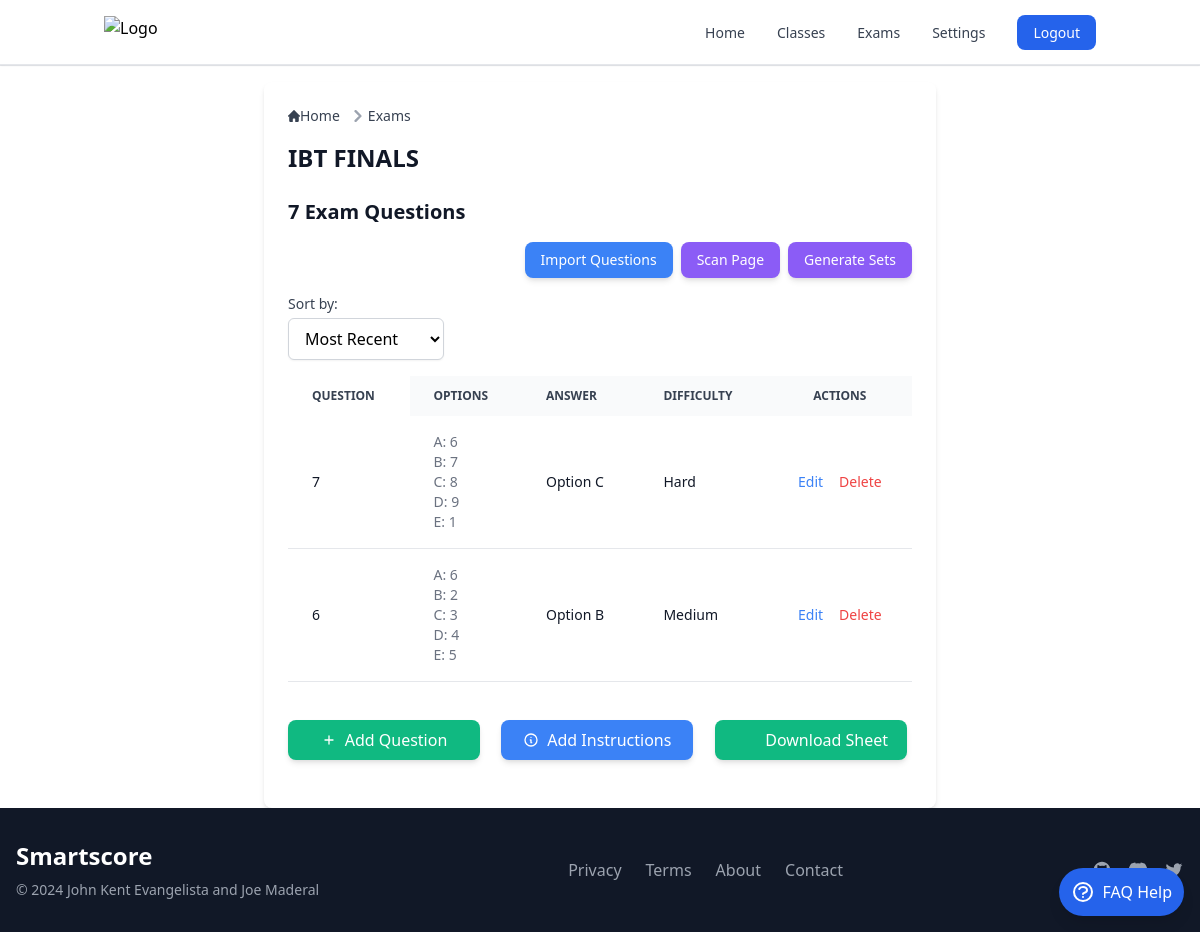
Screenshot of /exams/23/ (signed in) with the database file from the repository.
### smartscoreapp/models.py (models this page shows, shortened)
class Exam(models.Model):
    exam_id = models.CharField(max_length=3, unique=True, editable=False)
    name = models.CharField(max_length=50)
    class_assigned = models.ForeignKey(Class, related_name='exams', on_delete=models.SET_NULL, null=True)  # Set to NULL on class deletion
    questions = models.ManyToManyField(Question, related_name='exams')
    set_id = models.CharField(max_length=6, unique=True, blank=True)
    instructions = models.TextField(blank=True, null=True)
    time_limit = models.IntegerField(null=True, blank=True)

class Question(models.Model):
    ANSWER_CHOICES = [
        ('A', 'Option A'),
        ('B', 'Option B'),
        ('C', 'Option C'),
        ('D', 'Option D'),
        ('E', 'Option E'),
    ]
    DIFFICULTY_CHOICES = [
        ('Easy', 'Easy'),
        ('Medium', 'Medium'),
        ('Hard', 'Hard'),
    ]
    question_text = models.CharField(max_length=255)
    option_a = models.CharField(max_length=255)
    option_b = models.CharField(max_length=255)
    option_c = models.CharField(max_length=255, blank=True, null=True)  # Optional
    option_d = models.CharField(max_length=255, blank=True, null=True)  # Optional
    option_e = models.CharField(max_length=255, blank=True, null=True)  # Optional
    answer = models.CharField(max_length=1, choices=ANSWER_CHOICES, default='A')  # Default answer A
    difficulty = models.CharField(max_length=6, choices=DIFFICULTY_CHOICES)  # Difficulty level
    class Meta:
        ordering = ['difficulty']

### smartscoreapp/views.py (the view, shortened to what this page needs)
# urls.py: path('exams/<int:exam_id>/', exam_detail_view, name='exam_detail'),
@login_required
def exam_detail_view(request, exam_id):
    exam = get_object_or_404(Exam, id=exam_id)
    available_exams = Exam.objects.exclude(id=exam_id)  # Other exams to copy questions from
    current_class = exam.class_assigned
    sort_by = request.GET.get('sort_by', 'most_recent')
    questions = exam.questions.all()  # Questions already added to the current exam
    if sort_by == 'difficulty':
        questions = sorted(questions, key=lambda q: ('Easy', 'Medium', 'Hard').index(q.difficulty))
    elif sort_by == 'most_recent':
        questions = questions.order_by('-id')  # Assuming that ID corresponds to the creation time
    return render(request, 'exam_detail.html', {
        'exam': exam,
        'current_class': current_class,
        'questions': questions,
        'available_exams': available_exams,
        'sort_by': sort_by  # Pass the sort option to the template
    })

### templates/exams/exam_detail.html (shortened to what this page needs)
{% extends "base.html" %}
{% block content %}
<div class="max-w-2xl mx-auto p-6 bg-white shadow-md rounded-lg">
  <nav class="flex mb-4" aria-label="Breadcrumb">
    <ol class="inline-flex items-center space-x-1 md:space-x-2 rtl:space-x-reverse">
      <li class="inline-flex items-center">
        <a href="{% url 'index' %}" class="inline-flex items-center text-sm font-medium text-gray-700 hover:text-blue-600 dark:text-gray-400 dark:hover:text-white">
          Home
        </a>
      </li>
      <li class="flex items-center">
        <svg class="rtl:rotate-180 w-3 h-3 text-gray-400 mx-1" aria-hidden="true" xmlns="http://www.w3.org/2000/svg" fill="none" viewBox="0 0 6 10">
          <path stroke="currentColor" stroke-linecap="round" stroke-linejoin="round" stroke-width="2" d="m1 9 4-4-4-4"/>
        </svg>
        <a href="{% url 'exams' %}" class="text-sm font-medium text-gray-700 hover:text-blue-600 dark:text-gray-400 dark:hover:text-white">Exams</a>
      </li>
    </ol>
  </nav>
  <div class="mb-6 flex items-center cursor-pointer">
    <h1 class="text-2xl font-semibold text-gray-900 dark:text-white">{{ exam.name }}</h1>
  </div>
  <h2 class="text-xl font-semibold text-gray-900 dark:text-white mb-4">
    {{ exam.questions.count }} Exam Questions
  </h2>
<div class="mb-4 flex flex-wrap justify-end space-x-2">
  <a href="{% url 'select_questions' exam.id %}" class="text-sm text-white bg-blue-500 hover:bg-blue-600 px-4 py-2 rounded-lg shadow-md transition duration-200 transform hover:scale-105 focus:outline-none focus:ring-2 focus:ring-blue-300 focus:ring-opacity-50">Import Questions</a>
  <a href="{% url 'scan_page' current_class.id exam.id %}" class="text-sm text-white bg-purple-500 hover:bg-purple-600 px-4 py-2 rounded-lg shadow-md transition duration-200 transform hover:scale-105 focus:outline-none focus:ring-2 focus:ring-purple-300 focus:ring-opacity-50">Scan Page</a>
  <a href="{% url 'generate_sets' current_class.id exam.id %}" class="text-sm text-white bg-purple-500 hover:bg-purple-600 px-4 py-2 rounded-lg shadow-md transition duration-200 transform hover:scale-105 focus:outline-none focus:ring-2 focus:ring-purple-300 focus:ring-opacity-50">Generate Sets</a>
</div>
<div class="mb-4">
  <label for="sort-by" class="block text-sm font-medium text-gray-700 dark:text-gray-300">Sort by:</label>
  <select id="sort-by" name="sort_by" class="mt-1 block w-1/4 px-3 py-2 border border-gray-300 bg-white dark:bg-gray-700 dark:border-gray-600 rounded-md shadow-sm focus:outline-none focus:ring-blue-500 focus:border-blue-500 dark:text-gray-300"
    onchange="location = this.value;">
    <option value="?sort_by=most_recent" {% if sort_by == 'most_recent' %}selected{% endif %}>Most Recent</option>
  </select>
</div>
<div class="relative overflow-x-auto max-h-80 mb-6">
  <table class="min-w-full text-sm text-left text-gray-500 dark:text-gray-400">
    <thead class="text-xs text-gray-700 uppercase bg-gray-50 dark:bg-gray-700 dark:text-gray-400">
      <tr>
        <th scope="col" class="px-6 py-3 sticky left-0 bg-white dark:bg-gray-800 z-10">
          Question
        </th>
        <th scope="col" class="px-6 py-3">Options</th>
        <th scope="col" class="px-6 py-3">Answer</th>
        <th scope="col" class="px-6 py-3">Difficulty</th>
        <th scope="col" class="px-6 py-3 text-center">Actions</th>
      </tr>
    </thead>
    <tbody>
      {% for question in questions %}
        <tr class="bg-white border-b dark:bg-gray-800 dark:border-gray-700">
          <td class="px-6 py-4 font-medium text-gray-900 dark:text-white sticky left-0 bg-white dark:bg-gray-800">
            {{ question.question_text }}
          </td>
          <td class="px-6 py-4">
            <ul>
              {% if question.option_a %}
                <li>A: {{ question.option_a }}</li>
              {% endif %}
              {% if question.option_b %}
                <li>B: {{ question.option_b }}</li>
              {% endif %}
              {% if question.option_c %}
                <li>C: {{ question.option_c }}</li>
              {% endif %}
              {% if question.option_d %}
                <li>D: {{ question.option_d }}</li>
              {% endif %}
              {% if question.option_e %}
                <li>E: {{ question.option_e }}</li>
              {% endif %}
            </ul>
          </td>
          <td class="px-6 py-4 text-gray-900 dark:text-white">{{ question.get_answer_display }}</td>
          <td class="px-6 py-4 text-gray-900 dark:text-white">{{ question.difficulty }}</td>
          <td class="px-6 py-4">
            <div class="flex justify-center gap-4">
              <button class="text-blue-500 hover:text-blue-600 dark:text-blue-400 dark:hover:text-blue"
    onclick="openEditQuestionModal(
        '{{ question.id }}',
        '{{ question.question_text|escapejs }}',
        '{{ question.option_a|escapejs }}',
        '{{ question.option_b|escapejs }}',
        '{{ question.option_c|escapejs }}',
        '{{ question.option_d|escapejs }}',
        '{{ question.option_e|escapejs }}',
        '{{ question.difficulty }}',
        '{{ question.answer }}'
    )">
    Edit
</button>
            <button class="text-red-500 hover:text-red-600 dark:text-red-400 dark:hover:text-red-500"
              onclick="openDeleteQuestionModal('{{ question.id }}', '{{ question.question_text }}')">Delete</button>
            </td>
        </tr>
      {% empty %}
        <tr class="bg-white border-b dark:bg-gray-800 dark:border-gray-700">
          <td colspan="5" class="px-6 py-4 text-center text-gray-500 dark:text-gray-400">No questions added yet.</td>
        </tr>
      {% endfor %}
    </tbody>
  </table>
</div>
<div class="grid grid-cols-1 sm:grid-cols-2 md:grid-cols-3 gap-4 mb-6 mt-4 max-w-4xl mx-auto">
  <button
    class="w-full md:w-48 bg-green-500 hover:bg-green-600 text-white font-medium py-2 px-4 rounded-lg shadow-md transition duration-200 transform hover:scale-105 inline-flex items-center justify-center space-x-2"
    onclick="openAddQuestionModal()">
    <svg class="w-4 h-4" fill="none" stroke="currentColor" viewBox="0 0 24 24" xmlns="http://www.w3.org/2000/svg">
      <path stroke-linecap="round" stroke-linejoin="round" stroke-width="2" d="M12 6v6m0 0v6m0-6h6m-6 0H6"></path>
    </svg>
    <span>Add Question</span>
  </button>
  <button
    type="button"
    onclick="openInstructionsModal()"
    class="w-full md:w-48 bg-blue-500 hover:bg-blue-600 text-white font-medium py-2 px-4 rounded-lg shadow-md transition duration-200 transform hover:scale-105 inline-flex items-center justify-center space-x-2">
    <svg class="w-4 h-4" fill="none" stroke="currentColor" viewBox="0 0 24 24" xmlns="http://www.w3.org/2000/svg">
      <path stroke-linecap="round" stroke-linejoin="round" stroke-width="2" d="M13 16h-1v-4h-1m1-4h.01M21 12a9 9 0 11-18 0 9 9 0 0118 0z"></path>
    </svg>
    <span>Add Instructions</span>
  </button>
  <a href="{% url 'download_answer_sheet' exam.id %}"
    class="w-full md:w-48 bg-green-500 hover:bg-green-600 text-white font-medium py-2 px-4 rounded-lg shadow-md transition duration-200 transform hover:scale-105 inline-flex items-center justify-center space-x-2">
    <svg class="w-4 h-4" fill="none" stroke="currentColor" viewBox="0 0 24 24" xmlns="http://www.w3.org/2000/svg"></svg>
    <span>Download Sheet</span>
  </a>
</div>
</div>
</div>
{% endblock %}

### rows the page displays
Exam: name "IBT FINALS", questions.count "7"
Question: question_text "7", option_a "6", option_b "7", option_c "8", option_d "9", option_e "1", answer "Option C", difficulty "Hard"
Question: question_text "6", option_a "6", option_b "2", option_c "3", option_d "4", option_e "5", answer "Option B", difficulty "Medium"
